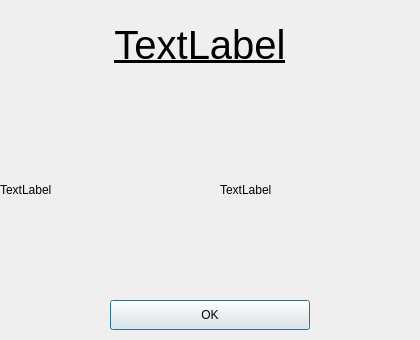
<?xml version="1.0" encoding="UTF-8"?>
<ui version="4.0">
 <class>FormCardDialog</class>
 <widget class="QDialog" name="FormCardDialog">
  <property name="geometry">
   <rect>
    <x>0</x>
    <y>0</y>
    <width>420</width>
    <height>340</height>
   </rect>
  </property>
  <property name="sizePolicy">
   <sizepolicy hsizetype="Fixed" vsizetype="Fixed">
    <horstretch>0</horstretch>
    <verstretch>0</verstretch>
   </sizepolicy>
  </property>
  <property name="modal">
   <bool>true</bool>
  </property>
  <widget class="QLabel" name="imageLabel">
   <property name="geometry">
    <rect>
     <x>0</x>
     <y>90</y>
     <width>200</width>
     <height>200</height>
    </rect>
   </property>
   <property name="maximumSize">
    <size>
     <width>16777214</width>
     <height>16777215</height>
    </size>
   </property>
   <property name="text">
    <string>TextLabel</string>
   </property>
   <property name="scaledContents">
    <bool>true</bool>
   </property>
  </widget>
  <widget class="QLabel" name="cardStringLabel">
   <property name="geometry">
    <rect>
     <x>0</x>
     <y>0</y>
     <width>400</width>
     <height>90</height>
    </rect>
   </property>
   <property name="font">
    <font>
     <pointsize>30</pointsize>
     <weight>50</weight>
     <bold>false</bold>
     <underline>true</underline>
    </font>
   </property>
   <property name="text">
    <string>TextLabel</string>
   </property>
   <property name="alignment">
    <set>Qt::AlignCenter</set>
   </property>
  </widget>
  <widget class="QLabel" name="whichCardLabel">
   <property name="geometry">
    <rect>
     <x>220</x>
     <y>90</y>
     <width>200</width>
     <height>200</height>
    </rect>
   </property>
   <property name="text">
    <string>TextLabel</string>
   </property>
   <property name="wordWrap">
    <bool>true</bool>
   </property>
  </widget>
  <widget class="QPushButton" name="okButton">
   <property name="geometry">
    <rect>
     <x>110</x>
     <y>300</y>
     <width>200</width>
     <height>30</height>
    </rect>
   </property>
   <property name="autoFillBackground">
    <bool>false</bool>
   </property>
   <property name="styleSheet">
    <string notr="true"/>
   </property>
   <property name="text">
    <string>OK</string>
   </property>
   <property name="shortcut">
    <string>Space</string>
   </property>
  </widget>
 </widget>
 <resources/>
 <connections>
  <connection>
   <sender>okButton</sender>
   <signal>clicked()</signal>
   <receiver>FormCardDialog</receiver>
   <slot>close()</slot>
   <hints>
    <hint type="sourcelabel">
     <x>199</x>
     <y>304</y>
    </hint>
    <hint type="destinationlabel">
     <x>199</x>
     <y>169</y>
    </hint>
   </hints>
  </connection>
 </connections>
</ui>
